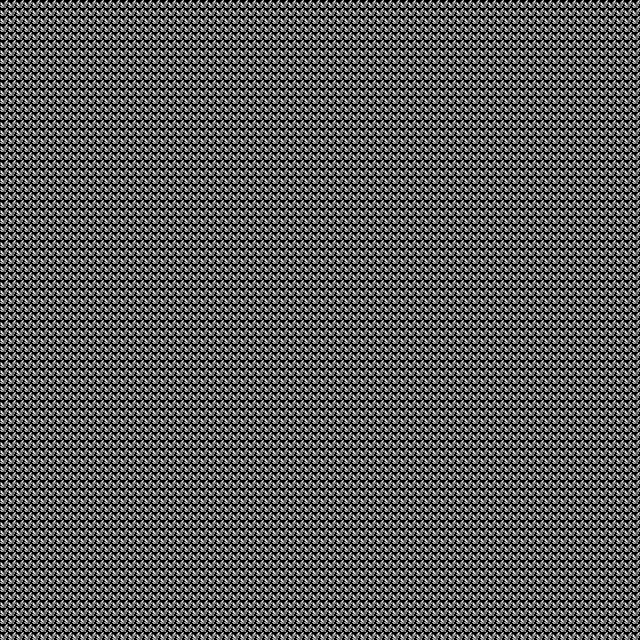

A level layout from a 2D game, rendered from its tile map. Below: a short description, then the map file with tile-grid data replaced by summaries:
An orthogonal 40x40 tile map with 16x16 px tiles, 1 tile layer (Tile Layer 1).

<map version="1.0" tiledversion="1.1.5" orientation="orthogonal" renderorder="right-down" width="40" height="40" tilewidth="16" tileheight="16" infinite="0" nextobjectid="1">
 <tileset firstgid="1" source="../../tilesets/Overworld.tsx" />
 <layer name="Tile Layer 1" width="40" height="40">
  <data>[1600 cells, 1600 non-empty, 1 distinct tile ids]</data>
 </layer>
</map>
